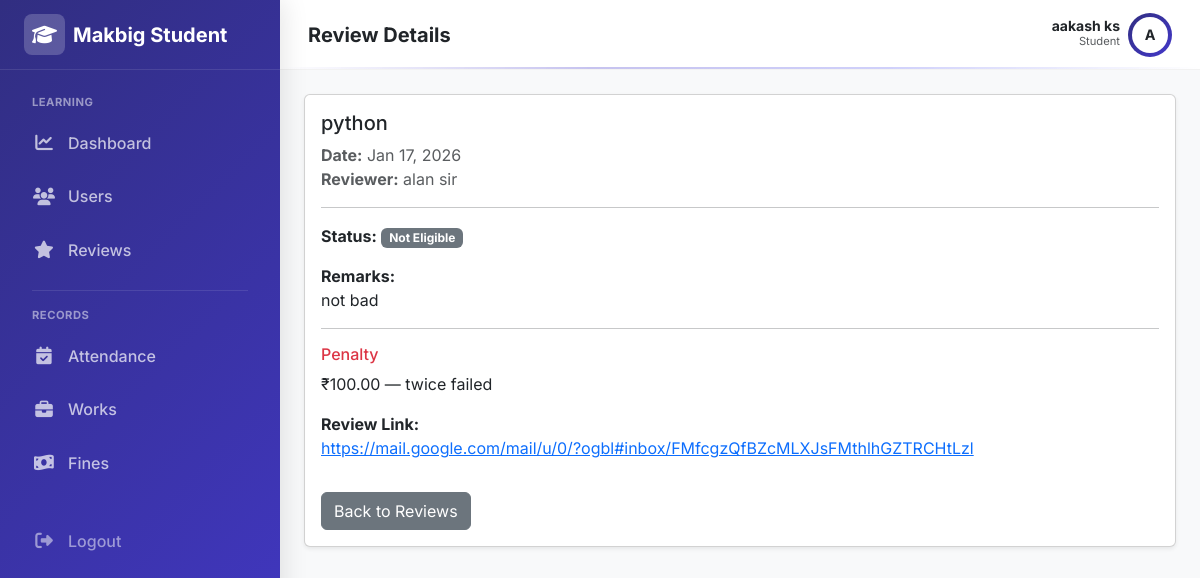
Screenshot of /student/reviews/2/ (signed in) with the database file from the repository.
### adminpanel/models.py (models this page shows, shortened)
class User(AbstractUser):
    email=models.EmailField(unique=True)
    mobile_number=models.IntegerField(blank=True, null=True)
    is_student=models.BooleanField(default=False)

### reviews/models.py (models this page shows, shortened)
class ReviewAttendance(models.Model):
    STATUS_CHOICES=(
        ('eligible','Eligible'),
        ('not_eligible', 'Not Eligible'),
        ('pass','Pass'),
        ('fail','Fail'),
    )
    student=models.ForeignKey(StudentProfile,on_delete=models.CASCADE,related_name='reviews')
    remarks=models.CharField(max_length=3550,null=True,blank=True)
    score=models.IntegerField(null=True,blank=True)
    session=models.ForeignKey(ReviewSession,on_delete=models.CASCADE,related_name='student_reviews')
    status=models.CharField(max_length=50, choices=STATUS_CHOICES,default='eligible')
    created_at = models.DateTimeField(auto_now_add=True)
    class Meta:
        constraints = [
            models.UniqueConstraint(
                fields=['student'],
                condition=Q(status__in=['eligible', 'not_eligible']),
                name='one_active_upcoming_review_per_student'
            )
        ]

class ReviewSession(models.Model):
    course=models.ForeignKey(Course,on_delete=models.CASCADE,related_name='review_sessions')
    created_at=models.DateTimeField(auto_now_add=True)
    scheduled_date=models.DateField()
    review_link=models.CharField(max_length=2550,blank=True,null=True)
    reviewer_name=models.CharField(max_length=250,blank=True,null=True)
    review_name=models.CharField(max_length=100)
    is_paid = models.BooleanField(default=False,blank=True,null=True)

### penalties/models.py (models this page shows, shortened)
class Penalty(models.Model):
    PENALTY_TYPE_CHOICES = [
        ('late', 'Late Submission'),
        ('absence', 'Absence'),
        ('misconduct', 'Misconduct'),
        ('review', 'Review Related'),
        ('other', 'Other'),
    ]
    student = models.ForeignKey(StudentProfile,on_delete=models.CASCADE,related_name='penalties')
    penalty_type = models.CharField(max_length=20,choices=PENALTY_TYPE_CHOICES)
    amount = models.DecimalField(max_digits=8,decimal_places=2)
    reason = models.TextField(blank=True)
    review_attendance = models.ForeignKey('reviews.ReviewAttendance',on_delete=models.SET_NULL,null=True,blank=True)
    attendance_record = models.ForeignKey(AttendanceRecord,on_delete=models.SET_NULL,null=True,blank=True,related_name='penalties')
    created_by = models.ForeignKey(settings.AUTH_USER_MODEL,on_delete=models.SET_NULL,null=True)
    created_at = models.DateTimeField(auto_now_add=True)
    is_paid = models.BooleanField(default=False)
    amount = models.DecimalField(
        max_digits=8,
        decimal_places=2,
        validators=[
            MinValueValidator(Decimal("0.00")),
            MaxValueValidator(Decimal("10000.00"))  # ₹10,000 HARD LIMIT
        ]
    )

### reviews/views.py (the view)
# urls.py: path('student/reviews/<int:attendance_id>/', views.student_review_detail, name='student_review_detail'),
def student_review_detail(request,attendance_id):
    if not request.user.is_student:
        messages.error(request,"Access denied")
        return redirect('home')
    review=get_object_or_404(ReviewAttendance,id=attendance_id,student__user=request.user)
    return render(request,'reviews/student_review_detail.html',{'review':review})

### reviewtickets/context_processors.py (called while the page is built)
def ticket_notifications(request):
    if request.user.is_authenticated and request.user.is_staff:
        count = ReviewTicket.objects.filter(
            status='pending',
            is_seen=False
        ).count()
        return {'ticket_notification_count': count}
    return {}

### templates/reviews/student_review_detail.html (shortened to what this page needs)
{% extends "layouts/student_layout.html" %}
{% block page_title %}Review Details{% endblock %}
{% block content %}
<div class="card shadow-sm">
    <div class="card-body">
        <h5 class="mb-2">
            {{ review.session.review_name }}
        </h5>
        <p class="text-muted mb-3">
            <strong>Date:</strong>
            {{ review.session.scheduled_date|date:"M d, Y" }}<br>
            <strong>Reviewer:</strong>
            {{ review.session.reviewer_name }}
        </p>
        <hr>
        <p>
            <strong>Status:</strong>
            <span class="badge
                {% if review.status == 'pass' %}bg-success
                {% elif review.status == 'fail' %}bg-danger
                {% else %}bg-secondary{% endif %}">
                {{ review.get_status_display }}
            </span>
        </p>
        {% if review.remarks %}
        <p>
            <strong>Remarks:</strong><br>
            {{ review.remarks }}
        </p>
        {% endif %}
        {% if review.penalty_set.exists %}
<hr>
<h6 class="text-danger">Penalty</h6>
{% for penalty in review.penalty_set.all %}
    <p>
        ₹{{ penalty.amount }} — {{ penalty.reason }}
    </p>
{% endfor %}
{% endif %}
        {% if review.session.review_link %}
        <p>
            <strong>Review Link:</strong><br>
            <a href="{{ review.session.review_link }}" target="_blank">
                {{ review.session.review_link }}
            </a>
        </p>
        {% endif %}
        <a href="{% url 'student_review' %}" class="btn btn-secondary mt-3">
            Back to Reviews
        </a>
    </div>
</div>
{% endblock %}

### templates/layouts/student_layout.html (shortened to what this page needs)
{% load static %}
<!DOCTYPE html>
<html lang="en">
<head>
    <link href="https://cdn.jsdelivr.net/npm/bootstrap@5.3.0/dist/css/bootstrap.min.css" rel="stylesheet">
    <link rel="stylesheet" href="https://cdnjs.cloudflare.com/ajax/libs/font-awesome/6.4.0/css/all.min.css">
</head>
<body>
    <aside class="sidebar" id="sidebar">
        <div class="sidebar-brand">
            <a href="#" class="text-decoration-none d-flex align-items-center gap-2 text-white fs-5 fw-bold">
                <div class="sidebar-brand-icon">
                    <i class="fa-solid fa-graduation-cap"></i>
                </div>
                <span>Makbig Student</span>
            </a>
        </div>
        <nav class="sidebar-nav">
            <div class="small fw-bold text-uppercase mb-2 px-3"
                style="font-size: 0.7rem; letter-spacing: 0.5px; color: rgba(255,255,255,0.5);">Learning</div>
            <a href="{% url 'student_dashboard' %}"
                class="nav-link {% if request.resolver_match.url_name == 'student_dashboard' %}active{% endif %}">
                <i class="fa-solid fa-chart-line"></i> Dashboard
            </a>
            <a href="{% url "student_profile" %}" class="nav-link">
                <i class="fa-solid fa-users"></i> Users
            </a>
            <a href="{% url 'student_review' %}"
                class="nav-link {% if request.resolver_match.url_name == 'student_review' %}active{% endif %}">
                <i class="fa-solid fa-star"></i> Reviews
            </a>
            <div class="my-3 border-top mx-3" style="border-color: rgba(255,255,255,0.1) !important;"></div>
            <div class="small fw-bold text-uppercase mb-2 px-3"
                style="font-size: 0.7rem; letter-spacing: 0.5px; color: rgba(255,255,255,0.5);">Records</div>
            <a href="{% url "student_attendance" %}" class="nav-link">
                <i class="fa-solid fa-calendar-check"></i> Attendance
            </a>
            <a href="{% url "student_works" %}" class="nav-link">
                <i class="fa-solid fa-briefcase"></i> Works
            </a>
            <a href="#" class="nav-link">
                <i class="fa-solid fa-money-bill-wave"></i> Fines
            </a>
            <div class="mt-auto pt-4">
                <form method="POST" action="{% url 'student_logout' %}">
                    <button type="submit" class="nav-link w-100 border-0 bg-transparent text-white-50">
                        <i class="fa-solid fa-right-from-bracket"></i> Logout
                    </button>
                </form>
            </div>
        </nav>
    </aside>
    <div class="main-wrapper">
        <header class="topbar">
            <div class="d-flex align-items-center gap-3">
                <h5 class="mb-0 fw-bold text-dark">{% block page_title %}Dashboard{% endblock %}</h5>
            </div>
            <div class="d-flex align-items-center gap-3">
                <div class="d-flex align-items-center gap-2">
                    <div class="text-end d-none d-sm-block">
                        <div class="fw-bold small text-dark lh-1">{{ request.user.first_name }} {{request.user.last_name }}</div>
                        <div class="text-muted" style="font-size: 0.7rem;">Student</div>
                    </div>
                    <div class="rounded-circle p-1" style="background: var(--gradient-student);">
                        <div class="rounded-circle bg-white text-dark d-flex align-items-center justify-content-center fw-bold"
                            style="width:36px;height:36px; font-size: 0.9rem;">
                            {{ request.user.first_name|slice:":1"|upper }}
                        </div>
                    </div>
                </div>
            </div>
        </header>
        <div class="p-4">
            {% block content %}
            {% endblock %}
        </div>
    </div>
</body>
</html>

### templates/layouts/student_layout.html (style rules this page uses)
:root { --sidebar-width: 280px; --topbar-height: 70px; --gradient-student: linear-gradient(135deg, #312e81 0%, #4338ca 100%); --sidebar-text: #ffffff; --sidebar-text-muted: rgba(255, 255, 255, 0.7); --sidebar-hover: rgba(255, 255, 255, 0.12); --sidebar-active: rgba(255, 255, 255, 0.25); --bg-body: #f8f9fa; }
body { font-family: 'Inter', sans-serif; background-color: var(--bg-body); color: #334155; }
.sidebar { width: var(--sidebar-width); background: var(--gradient-student); display: flex; flex-direction: column; position: fixed; top: 0; bottom: 0; left: 0; z-index: 1045; transition: transform 0.3s cubic-bezier(0.4, 0, 0.2, 1); box-shadow: 4px 0 24px rgba(0, 0, 0, 0.1); color: #fff; }
.sidebar-brand { height: var(--topbar-height); display: flex; align-items: center; padding: 0 1.5rem; border-bottom: 1px solid rgba(255, 255, 255, 0.1); }
.sidebar-brand-icon { background: rgba(255, 255, 255, 0.2); color: #fff; border-radius: 8px; padding: 0.35rem 0.5rem; }
.sidebar-nav { padding: 1.5rem 1rem; flex-grow: 1; overflow-y: auto; }
.nav-link { display: flex; align-items: center; padding: 0.75rem 1rem; color: var(--sidebar-text-muted); font-weight: 500; border-radius: 0.75rem; margin-bottom: 0.35rem; transition: all 0.2s ease; }
.nav-link i { width: 24px; text-align: center; margin-right: 0.75rem; font-size: 1.1rem; }
.main-wrapper { margin-left: var(--sidebar-width); min-height: 100vh; display: flex; flex-direction: column; transition: margin-left 0.3s cubic-bezier(0.4, 0, 0.2, 1); }
.topbar { height: var(--topbar-height); background: rgba(255, 255, 255, 0.9); backdrop-filter: blur(10px); border-bottom: 1px solid rgba(0, 0, 0, 0.05); padding: 0 1.75rem; display: flex; align-items: center; justify-content: space-between; position: sticky; top: 0; z-index: 1020; }
.topbar::after { content: ''; position: absolute; bottom: 0; left: 0; width: 100%; height: 2px; background: linear-gradient(90deg, transparent, #4338ca, #6366f1, transparent); opacity: 0.3; }

### rows the page displays
User: user.first_name "aakash", user.last_name "ks", user.first_name "A"
ReviewAttendance: session.review_name "python", session.scheduled_date "Jan 17, 2026", session.reviewer_name "alan sir", status "Not Eligible", remarks "not bad", session.review_link "https://mail.google.com/mail/u/0/?ogbl#inbox/FMfcgzQfBZcMLXJsFMthlhGZTRCHtLzl"
Penalty: amount "100.00", reason "twice failed"
